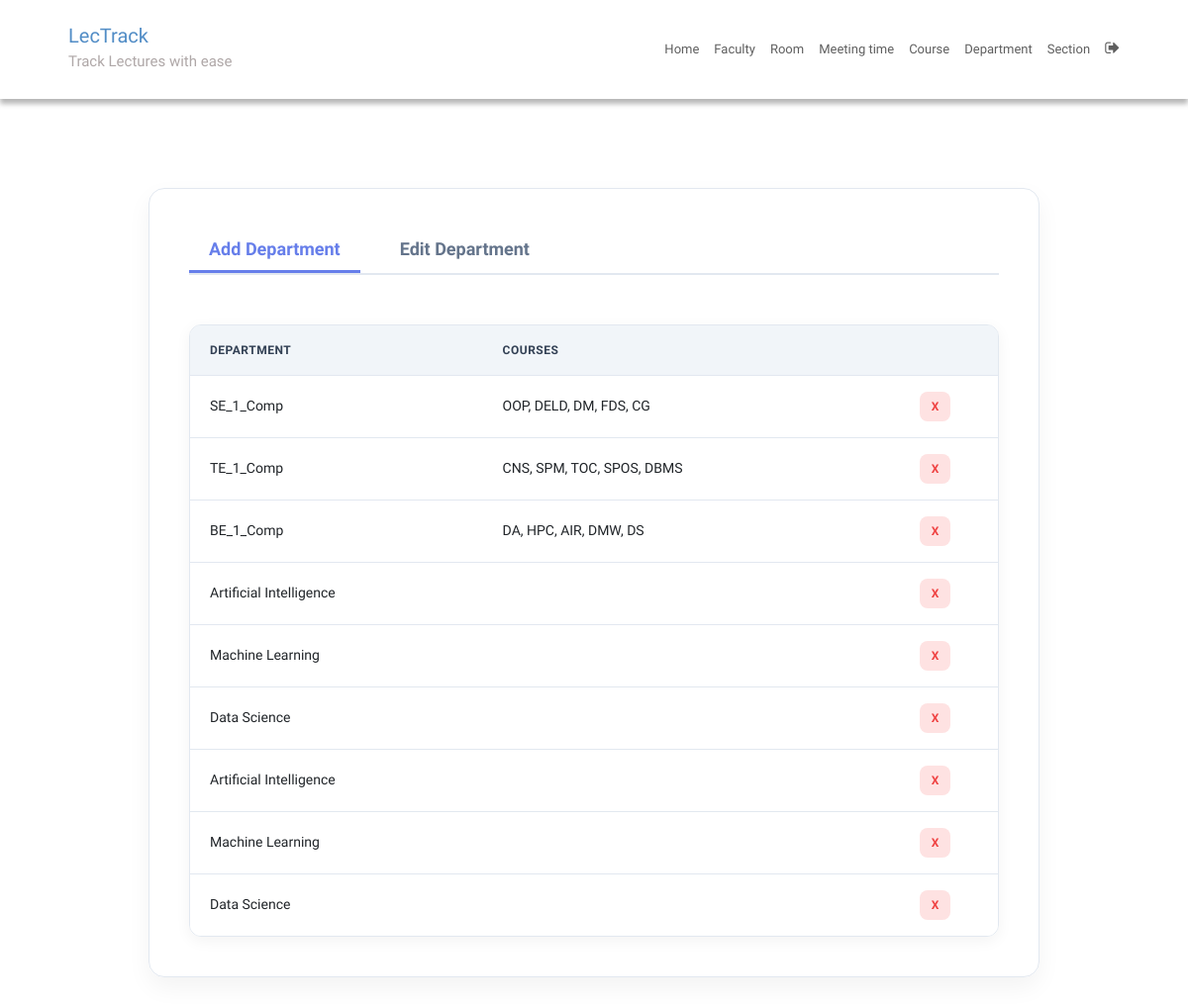
Before: /departmentEdit/ (signed in) with the older database file.
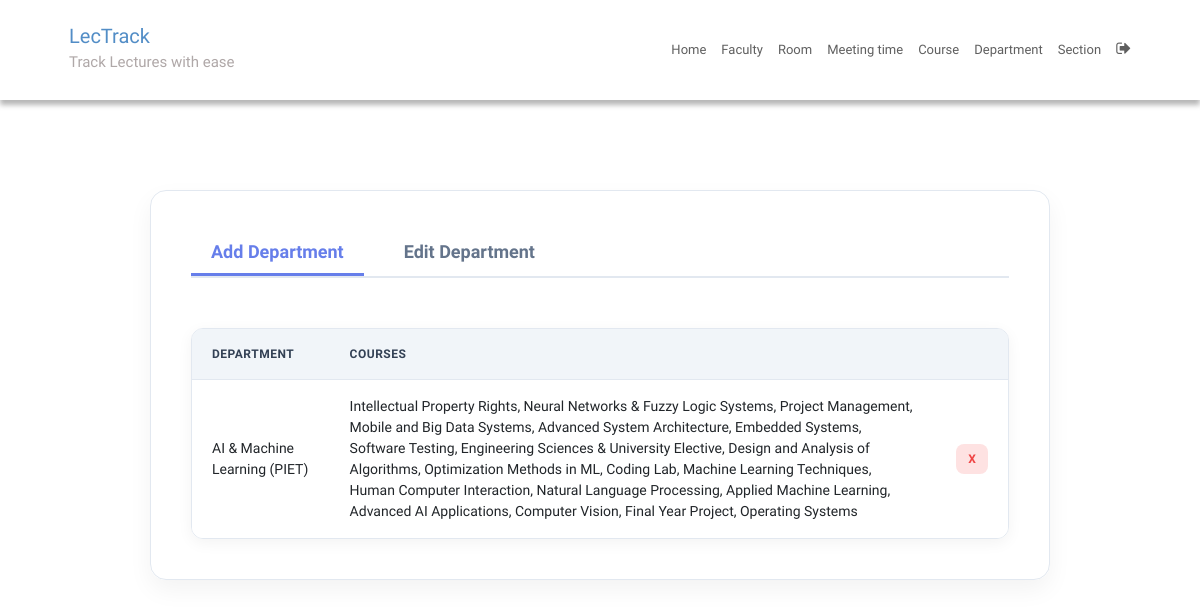
After: the same page with the newer database file.
### SchedulerApp/models.py (models this page shows, shortened)
class Department(models.Model):
    dept_name = models.CharField(max_length=50)
    courses = models.ManyToManyField(Course)

### SchedulerApp/views.py (the view)
# urls.py: path('departmentEdit/', departmentEdit, name='departmentEdit'),
@login_required
def departmentEdit(request):
    course = defaultdict(list)
    for dept in Department.courses.through.objects.all():
        dept_name = Department.objects.filter(
            id=dept.department_id).values('dept_name')[0]['dept_name']
        course_name = Course.objects.filter(
            course_number=dept.course_id).values(
                'course_name')[0]['course_name']
        course[dept_name].append(course_name)
    context = {'departments': Department.objects.all(), 'course': course}
    return render(request, 'departmentEdit.html', context)

### SchedulerApp/templatetags/index.py (called while the page is built)
@register.filter
def dictKey(d, k):
    return ', '.join(d[k]) or ''

@register.tag
def active(parser, token):
    args = token.split_contents()
    template_tag = args[0]
    if len(args) < 2:
        raise (template.TemplateSyntaxError, f'{template_tag} tag requires at least one argument')
    return NavSelectedNode(args[1:])

    def render(self, context):
        path = context['request'].path
        for p in self.patterns:
            pValue = template.Variable(p).resolve(context)
            if path == pValue:
                return 'active'
        return ''

### templates/departmentEdit.html (shortened to what this page needs)
{% extends 'base.html' %}
{% block content %}
{% load static %}
{% load index %}
<fieldset class="fieldset">
  <div class="tablink">
    <a href="{% url 'departmentAdd'%}">
      <h1 onclick="openPage('new')" id="defaultOpen">Add Department</h1>
    </a>
    <h1 onclick="openPage('edit')" id="link_to_edit">Edit Department</h1>
  </div>
  <div class="tabcontent" id="edit">
    <table class="editTable">
      <thead>
        <tr class="table-headers">
          <th>Department</th>
          <th>Courses</th>
          <th class="empty"></th>
        </tr>
      </thead>
      <tbody>
        {% for dept in departments %}
        <tr>
          <td>{{dept.dept_name}}</td>
          <td>{{course|dictKey:dept.dept_name}}</td>
          <td class="empty">
            <form action="{% url 'deletedepartment' dept.id %}" method="post">
              <input type="submit" value="X" class="cross">
            </form>
          </td>
        </tr>
        {% endfor %}
      </tbody>
    </table>
  </div>
</fieldset>
{% endblock %}

Changed rows visible on the page:
removed Department: dept_name "SE_1_Comp", dept_name "OOP, DELD, DM, FDS, CG"
removed Department: dept_name "TE_1_Comp", dept_name "CNS, SPM, TOC, SPOS, DBMS"
removed Department: dept_name "BE_1_Comp", dept_name "DA, HPC, AIR, DMW, DS"
removed Department: dept_name "Artificial Intelligence"
removed Department: dept_name "Machine Learning"
removed Department: dept_name "Data Science"
removed Department: dept_name "Artificial Intelligence"
removed Department: dept_name "Machine Learning"
removed Department: dept_name "Data Science"
added Department: dept_name "AI & Machine Learning (PIET)", dept_name "Intellectual Property Rights, Neural Networks & Fuzzy Logic Systems, Project Management, Mobile and Big Data Systems, Advanced System Architecture, Embedded Systems, Software Testing, Engineering Sciences & University Elective, Design and Analysis of Algorithms, Optimization Methods in ML, Coding Lab, Machine Learning Techniques, Human Computer Interaction, Natural Language Processing, Applied Machine Learning, Advanced AI Applications, Computer Vision, Final Year Project, Operating Systems"
